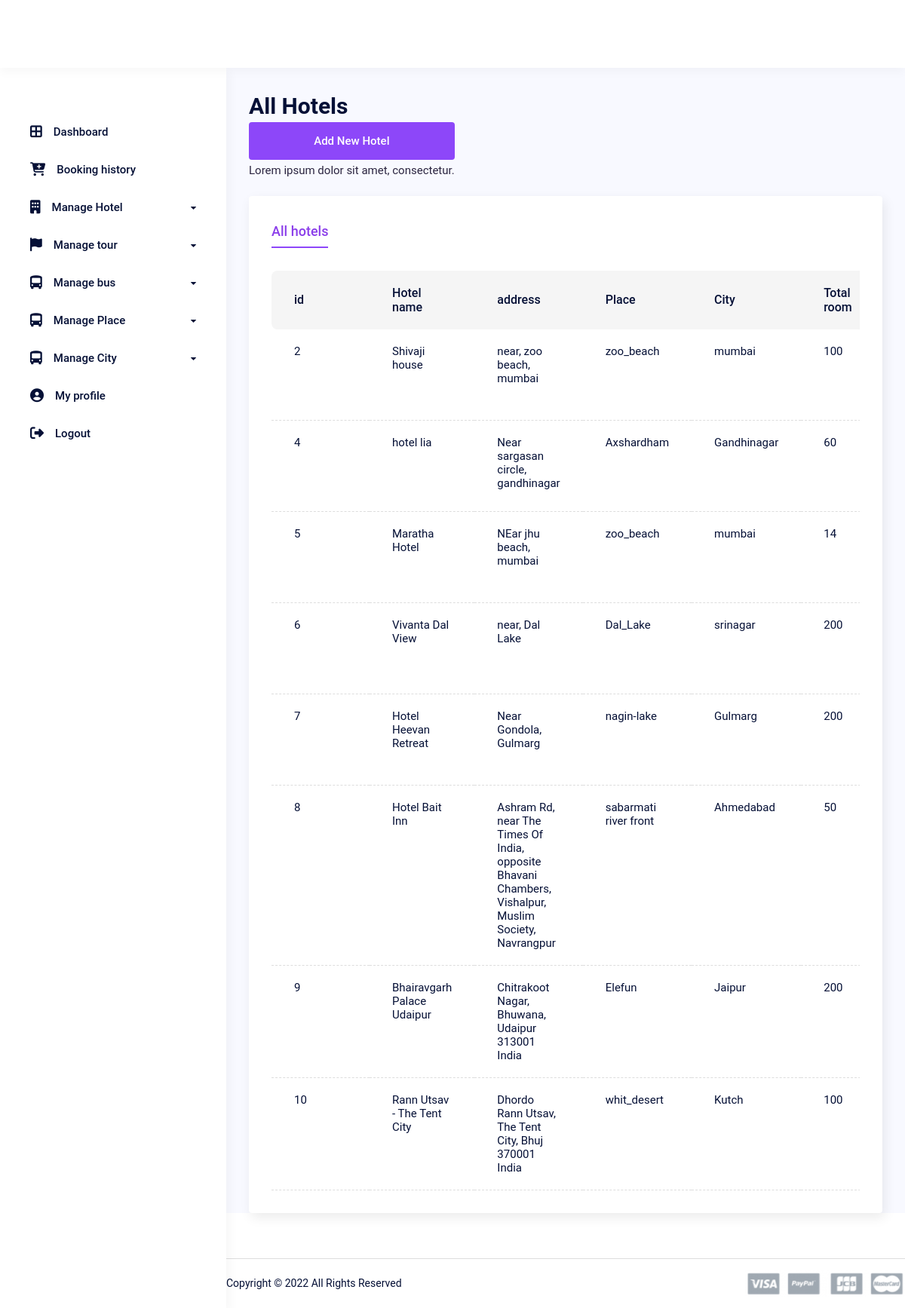
Page /hotel/db_hotel_list (signed in) on the committed database.
### hotel/models.py (models this page shows, shortened)
class Hotel(BaseModel):
    hotelname = models.CharField(max_length=50)
    address = models.CharField(max_length=100)
    map_link = models.URLField(max_length=500)
    total_room = models.IntegerField()
    price = models.IntegerField()
    rating =models.IntegerField(null=True, default=0)
    facility = models.CharField(max_length=100)
    overview = models.TextField(max_length=1000, null=True)
    city = models.ForeignKey(City, on_delete=models.CASCADE)
    place = models.ForeignKey(Place, on_delete=models.CASCADE)
    hotel_image = models.ImageField(upload_to='image/hotel/')
    room_image = models.ImageField(upload_to='image/hotel/')
    image_3 = models.ImageField(upload_to='image/hotel/')
    image_4 = models.ImageField(upload_to='image/hotel/')
    image_5 = models.ImageField(upload_to='image/hotel/')
    class Meta:
        ordering = ('created_at',)

### core/models.py (models this page shows, shortened)
class Place(BaseModel):
    name = models.CharField(max_length=100)
    description = models.TextField(max_length=1000)
    city = models.ForeignKey(City, on_delete=models.CASCADE)
    image = models.ImageField(upload_to='image/places')
    def __str__(self) -> str:
        return str(self.name)
    class Meta:
        ordering = ('created_at',)

class City(BaseModel):
    name = models.CharField(max_length=100)
    code = models.CharField(max_length=4, unique=True)
    state = models.ForeignKey(State, on_delete=models.CASCADE)
    image = models.ImageField(upload_to='image/city')
    location = models.JSONField(null=True, blank=True) # JSONField to store latitude and longitude
    def __str__(self) -> str:
        return str(self.name)
    class Meta:
        ordering = ('created_at',)

### hotel/views.py (the view)
# urls.py: path('db_hotel_list', HotelView.HotelListView.as_view(), name="db_hotel_list"),
    class HotelListView(BaseView, SuperUserView, ListView):
        model =Hotel
        context_object_name = 'hotel'
        template_name = 'db_vendor_hotels.html'

### app/views.py (called while the page is built)
    def test_func(self):
        return self.request.user.is_superuser

    def dispatch(self, request, *args, **kwargs):
        if not self.test_func():
            return redirect(self.login_url)
        return super().dispatch(request, *args, **kwargs)

### templates/db_vendor_hotels.html (shortened to what this page needs)
{% extends "base.html" %}
{%  block dashboard %}
<div class="dashboard__main">
  <div class="dashboard__content">
    <div class="row y-gap-20 justify-between items-end pb-20 lg:pb-40 md:pb-32">
      <div class="col-auto">
        <h1 class="text-30 lh-14 fw-600">All Hotels
          <a href="{% url 'new_hotel' %}" class="button h-50 px-24 -dark-1 bg-blue-1 text-white">
          Add New Hotel
        </a></h1>
        <div class="text-15 text-light-1">Lorem ipsum dolor sit amet, consectetur.</div>
      </div>
      <div class="col-auto">
      </div>
    </div>
    <div class="py-30 px-30 rounded-4 bg-white custom_shadow">
      <div class="tabs -underline-2 js-tabs">
        <div class="tabs__controls row x-gap-40 y-gap-10 lg:x-gap-20 js-tabs-controls">
          <div class="col-auto">
            <button class="tabs__button text-18 lg:text-16 text-light-1 fw-500 pb-5 lg:pb-0 js-tabs-button is-tab-el-active" data-tab-target=".-tab-item-1">All hotels</button>
          </div>
        </div>
        <div class="tabs__content pt-30 js-tabs-content">
            <div class="overflow-scroll scroll-bar-1">
              <table class="table-4 -border-bottom col-12">
                <thead class="bg-light-2">
                  <tr>
                    <th>id</th>
                    <th>Hotel name</th>
                    <th>address</th>
                    <th>Place</th>
                    <th>City</th>
                    <th>Total room</th>
                  </tr>
                </thead>
                <tbody>
                  {% for hotels in hotel %}
                  <tr>
                    <td>{{hotels.id}}</td>
                    <td>{{hotels.hotelname}}</td>
                    <td>{{hotels.address}}</td>
                    <td>{{hotels.place}}</td>
                    <td>{{hotels.city}}</td>
                    <td>{{hotels.total_room}}</td>
                  </tr>
                  {% endfor %}
                </tbody>
              </table>
            </div>
          </div>
        </div>
      </div>
    </div>
    {% include "db_footer.html" %}
  </div>
</div>
{% endblock %}

### rows in the picture
Hotel: id "2", hotelname "Shivaji house", address "near, zoo beach, mumbai", place "zoo_beach", city "mumbai", total_room "100"
Hotel: id "4", hotelname "hotel lia", address "Near sargasan circle, gandhinagar", place "Axshardham", city "Gandhinagar", total_room "60"
Hotel: id "5", hotelname "Maratha Hotel", address "NEar jhu beach, mumbai", place "zoo_beach", city "mumbai", total_room "14"
Hotel: id "6", hotelname "Vivanta Dal View", address "near, Dal Lake", place "Dal_Lake", city "srinagar", total_room "200"
Hotel: id "7", hotelname "Hotel Heevan Retreat", address "Near Gondola, Gulmarg", place "nagin-lake", city "Gulmarg", total_room "200"
Hotel: id "8", hotelname "Hotel Bait Inn", address "Ashram Rd, near The Times Of India, opposite Bhavani Chambers, Vishalpur, Muslim Society, Navrangpur", place "sabarmati river front", city "Ahmedabad", total_room "50"
Hotel: id "9", hotelname "Bhairavgarh Palace Udaipur", address "Chitrakoot Nagar, Bhuwana, Udaipur 313001 India", place "Elefun", city "Jaipur", total_room "200"
Hotel: id "10", hotelname "Rann Utsav - The Tent City", address "Dhordo Rann Utsav, The Tent City, Bhuj 370001 India", place "whit_desert", city "Kutch", total_room "100"
